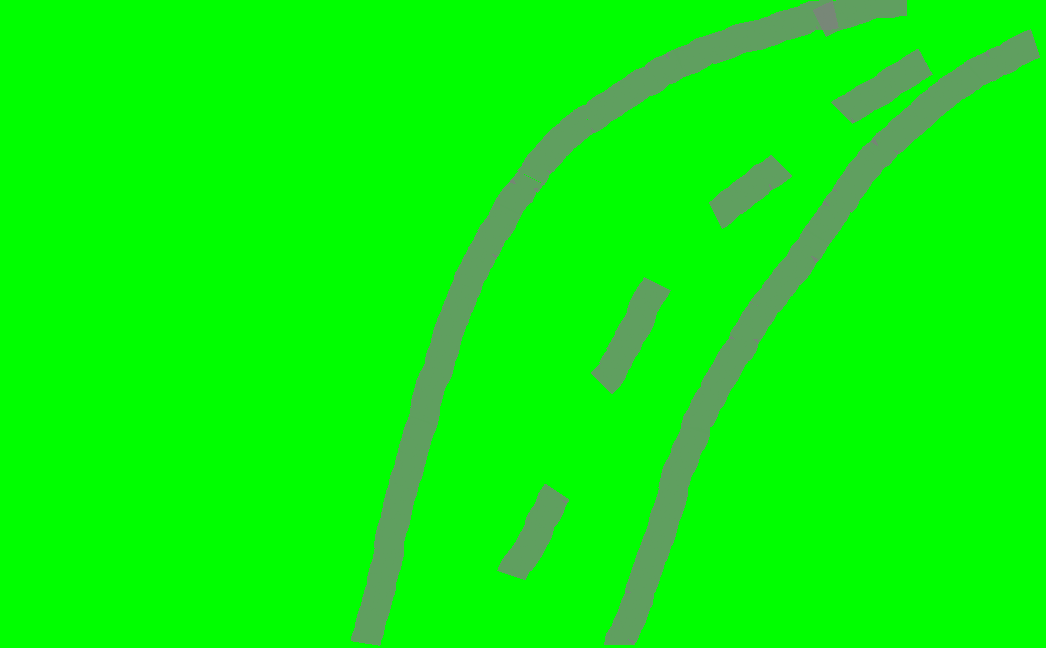
%> input picture Matlab/Line Following Robot/yol.png, 1046 x 648 px
$ octave runme_line.m   (GNU Octave 9; MATLAB toolbox functions it lacks are replaced by stand-ins)
%> lines starting %> are read from the running program, lines starting %| are printed output that depends on the picture; in (x1, y1, x2, y2) boxes, pixels count from 0 and x2, y2 are one past the last pixel; in counts of white or black regions, pixels touching at a corner belong together; the program's own positions count from 1
yol = imread('yol.png');
%> yol is the input picture: size 648x1046x3 uint8; mean R, G, B 8.8, 246.2, 8.8
im = rgb2gray(yol);
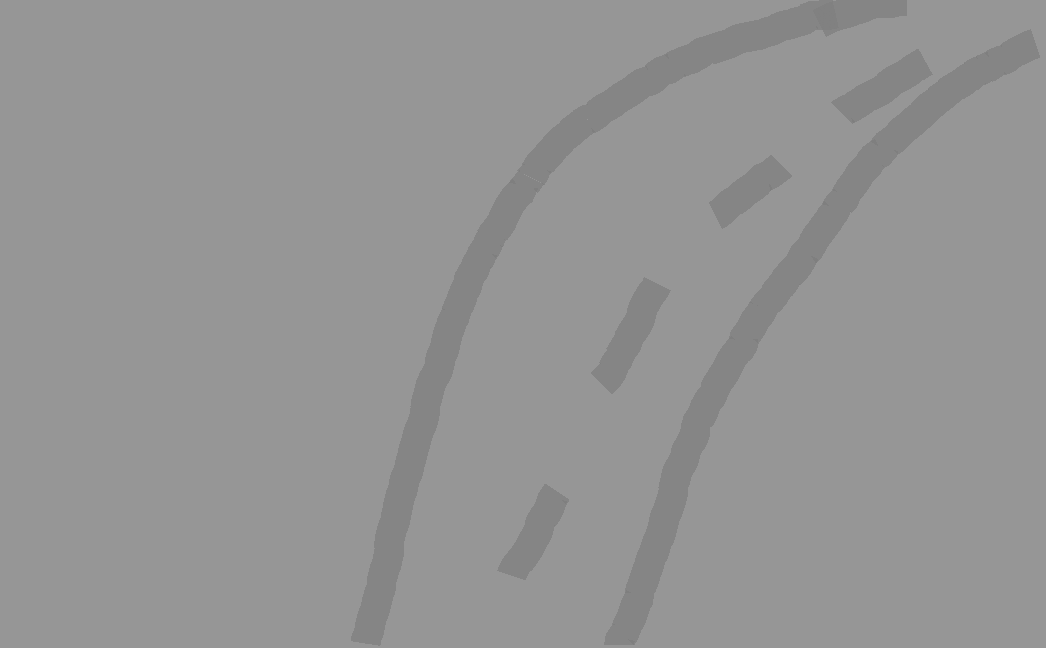
%> im: size 648x1046 uint8; min 127, max 150, mean 148.4
th = graythresh(im);
%> th = 0.553
bw = imcomplement(im2bw(im,th));
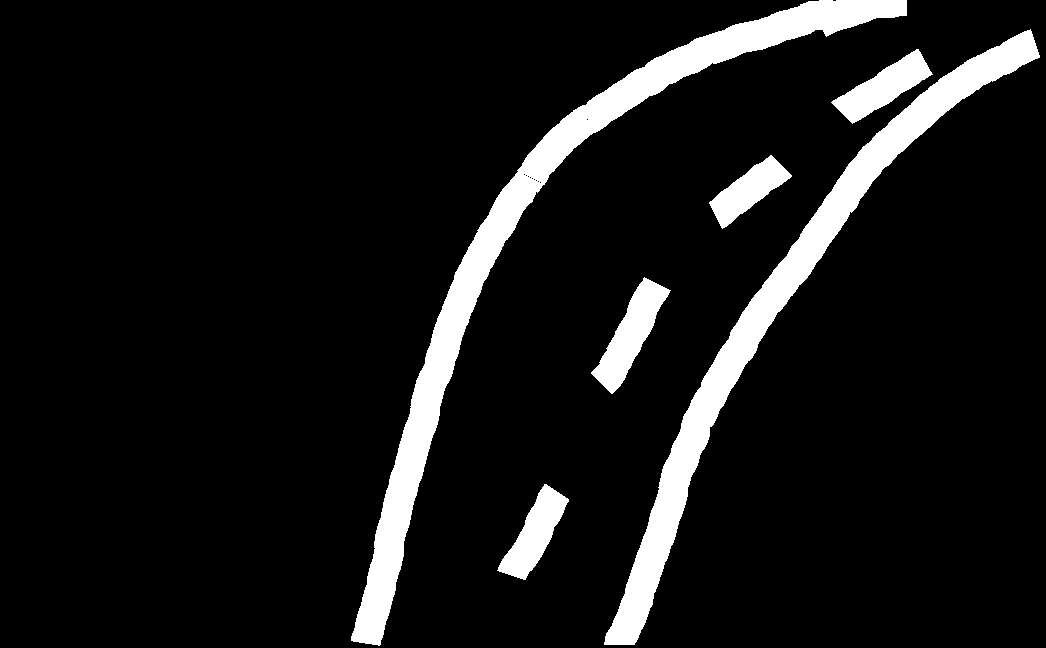
%> bw: size 648x1046 logical; 9.1% white; 6 white regions, box (x1, y1, x2, y2) and area: (351, 0, 907, 646) 27188, (604, 29, 1040, 645) 22654, (591, 277, 671, 394) 3458, (831, 49, 933, 124) 2958, (497, 484, 569, 580) 2887, (709, 155, 792, 229) 2509
[r c] = size(bw);
%> r = 648; c = 1046
im1 = bw(1:r,1:c/2);
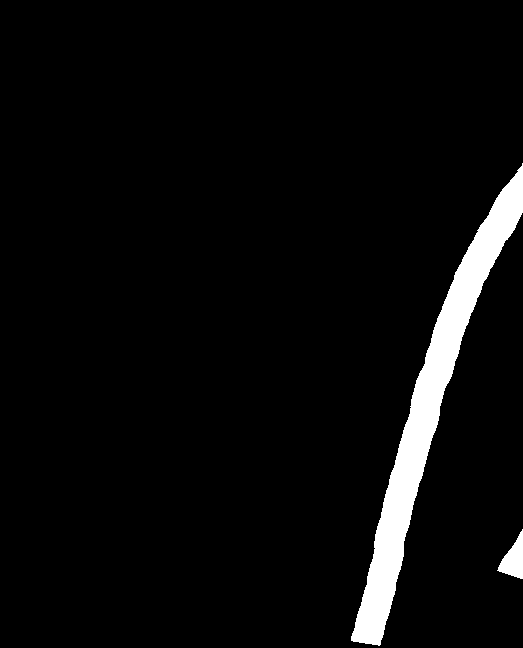
%> im1: size 648x523 logical; 4.5% white; 2 white regions, box (x1, y1, x2, y2) and area: (351, 163, 523, 646) 14547, (497, 529, 523, 579) 679
im2 = bw(1:r,c/2+1:c);
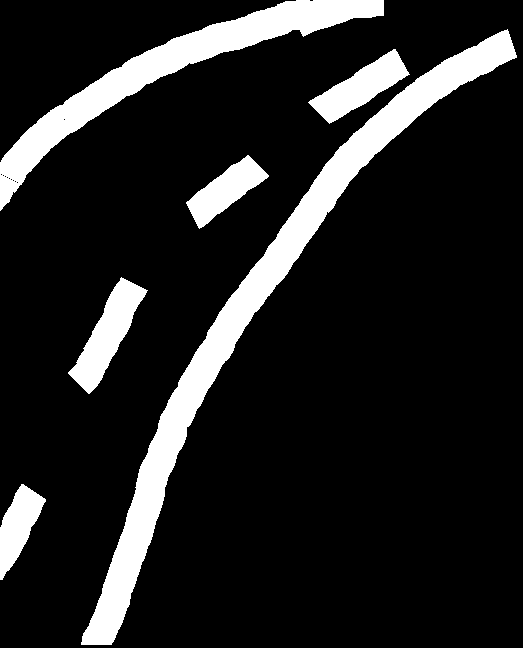
%> im2: size 648x523 logical; 13.7% white; 6 white regions, box (x1, y1, x2, y2) and area: (81, 29, 517, 645) 22654, (0, 0, 384, 211) 12641, (68, 277, 148, 394) 3458, (308, 49, 410, 124) 2958, (186, 155, 269, 229) 2509, (0, 484, 46, 580) 2208
if (sum(im1(:)) < sum(im2(:)))
    komut = 'sa餫 git';
end
if (sum(im1(:)) > sum(im2(:)))
    komut = 'sola git';
end
if (sum(im1(:)) == sum(im2(:)))
    komut = 'd鼁 git';
end

subplot(2,2,1); imshow(yol);
subplot(2,2,2); imshow(bw);title(komut);
subplot(2,2,3); imshow(im1);
subplot(2,2,4); imshow(im2);
